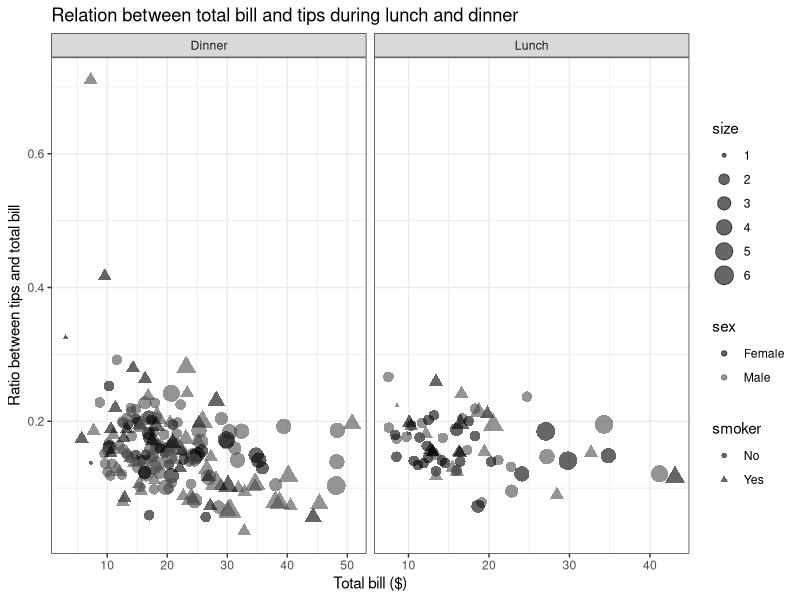
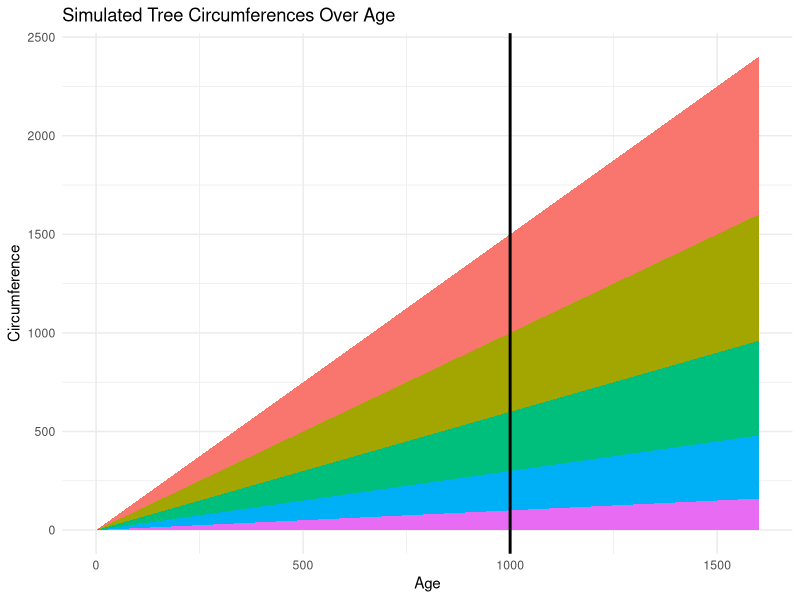
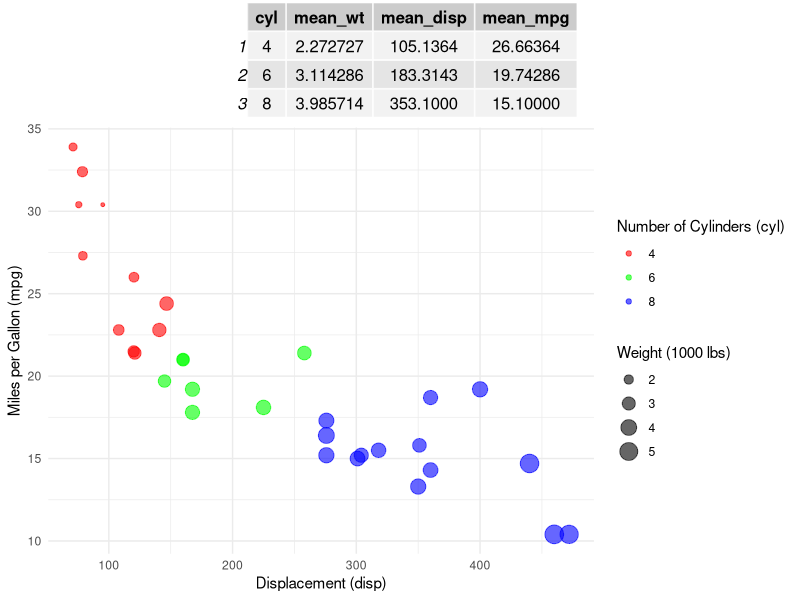
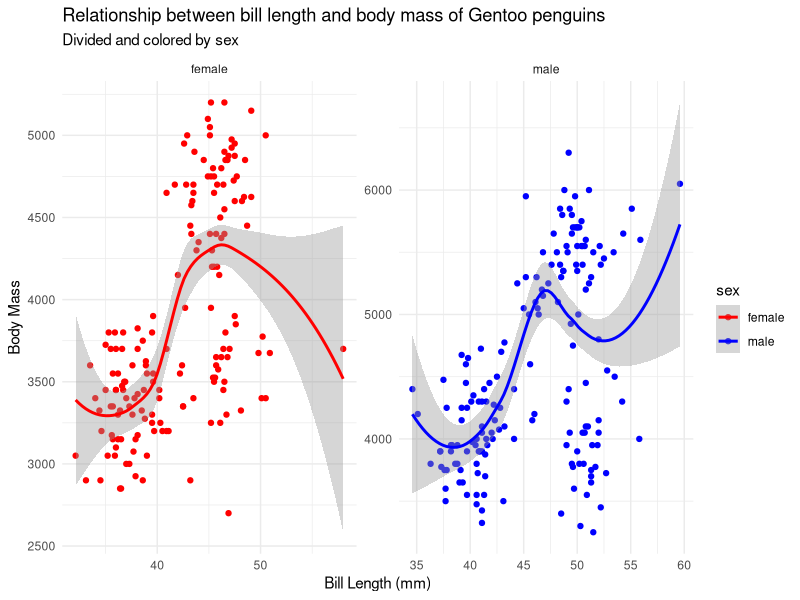

The R source for these figures, in order:
library(ggplot2)
library(reshape2)
# library(palmerpenguins)
library(dplyr)

#eg3
ggplot(tips, aes(x = total_bill, y = tip / total_bill, color = sex, shape = smoker, size = size)) + # nolint
  geom_point(alpha = 0.6) +
  facet_wrap(~time, scales = "free_x") +
  scale_color_manual(values = c("Female" = "black", "Male" = "grey30")) +
  scale_shape_manual(values = c("No" = 16, "Yes" = 17)) +
  labs(title = "Relation between total bill and tips during lunch and dinner",
       x = "Total bill ($)",
       y = "Ratio between tips and total bill") +
  theme_bw()

#eg2

# Define the age range from 0 to 1600
ages <- seq(0, 1600, by = 100)

# Initialize the data frame with the age column
trees <- data.frame(age = ages)

# Simulate circumferences for tree types with a linear increase up to a peak at age 1000 # nolint
peak_age <- 1600
max_circumference <- 800

# Function to calculate circumference
calc_circumference <- function(age, peak, max_circ) {
  sapply(age, function(a) {
    if (a <= peak) {
      return((max_circ / peak) * a)  # Linear increase
    } else {
      return(max_circ)  # Stay at max
    }
  })
}

# Apply the function to create the circumference columns
trees$TreeType1 <- calc_circumference(trees$age, peak_age, max_circumference)
trees$TreeType2 <- calc_circumference(trees$age, peak_age, max_circumference * 0.8) # nolint
trees$TreeType3 <- calc_circumference(trees$age, peak_age, max_circumference * 0.6) # nolint
trees$TreeType4 <- calc_circumference(trees$age, peak_age, max_circumference * 0.4) # nolint
trees$TreeType5 <- calc_circumference(trees$age, peak_age, max_circumference * 0.2) # nolint

# Ensure the circumferences are not negative
trees[trees < 0] <- 0


# Convert from wide to long format
trees_long <- melt(trees, id.vars = 'age', variable.name = 'TreeType', value.name = 'Circumference') # nolint

# Plot
ggplot(trees_long, aes(x = age, y = Circumference, fill = TreeType)) +
  geom_area(position = 'stack') + # nolint
  geom_vline(xintercept = 1000, linetype = "solid", color = "black", size = 1) +
  labs(title = "Simulated Tree Circumferences Over Age", x = "Age", y = "Circumference") + # nolint
  theme_minimal() +
  theme(legend.position = "none")

#eg1

library(gridExtra)
mtcars$wt <- round(mtcars$wt, 1)

data(mtcars)

# Calculating mean weight, displacement, and miles per gallon for each number of cylinders # nolint
summary_data <- mtcars %>%
  group_by(cyl) %>%
  summarise(mean_wt = mean(wt), mean_disp = mean(disp), mean_mpg = mean(mpg), .groups = 'drop') %>% # nolint
  mutate(cyl = factor(cyl)) # to use in the plot as a factor

# Create the plot
p <- ggplot(mtcars, aes(x = disp, y = mpg, size = wt, color = as.factor(cyl))) +
  geom_point(alpha = 0.6) +
  scale_color_manual(values = c("4" = "red", "6" = "green", "8" = "blue")) +
  labs(x = "Displacement (disp)", y = "Miles per Gallon (mpg)", color = "Number of Cylinders (cyl)") + # nolint
  theme_minimal() +
  guides(size = guide_legend("Weight (1000 lbs)"))

# Create the table using the summary data
table <- tableGrob(summary_data)

# Combine the plot and the table
grid.arrange(table, p, ncol = 1, heights = c(1, 4))


#eg4

library(palmerpenguins)

# Load the palmerpenguins dataset
data(penguins)

# Filter out rows with NA values in any of the relevant columns
penguins_filtered <- penguins %>%
  filter(!is.na(bill_length_mm) & !is.na(body_mass_g) & !is.na(sex))

# Create the plot with a LOESS curve instead of a linear model
p <- ggplot(penguins_filtered, aes(x = bill_length_mm, y = body_mass_g, color = sex)) + # nolint
  geom_point() +
  geom_smooth(method = "loess", se = TRUE) +  # Use lm for linear model, or loess for smooth curve # nolint
  facet_wrap(~sex, scales = 'free') + # nolint
  labs(title = "Relationship between bill length and body mass of Gentoo penguins", # nolint
       subtitle = "Divided and colored by sex",
       x = "Bill Length (mm)",
       y = "Body Mass") +
  scale_color_manual(values = c("female" = "red", "male" = "blue")) +
  theme_minimal()

# Print the plot
print(p)